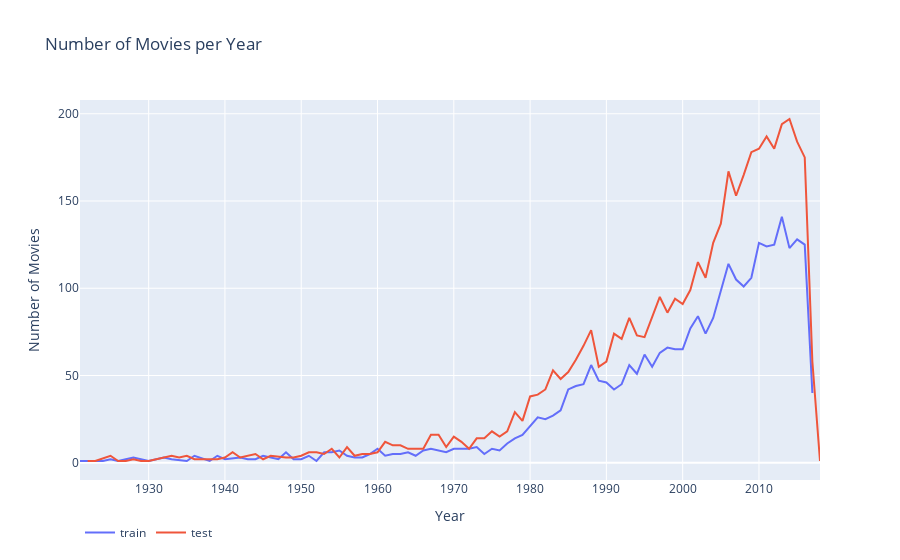

Notebook code cell kept with this figure:
### Code cell
data = [go.Scatter(x = d1.index, y = d1.values, name = 'train'),
       go.Scatter(x = d2.index, y = d2.values, name = 'test' )]

layout = go.Layout(dict(title = 'Number of Movies per Year',
                       xaxis = dict(title = 'Year'),
                       yaxis = dict(title = 'Number of Movies'),
                       ), legend = dict(orientation = 'h')) # set as v for vertical and h for horizontal
py.iplot(dict(data=data, layout = layout))

### Figure 1 — Plotly figure (JSON) as saved in the notebook; plotly's stock layout.template omitted (floating-point values rounded to 4 significant figures)
{"data": [{"name": "train", "type": "scatter", "x": [1921, 1924, 1925, 1926, 1927, 1928, 1930, 1931, 1932, 1933, 1935, 1936, 1938, 1939, 1940, 1942, 1943, 1944, 1945, 1947, 1948, 1949, 1950, 1951, 1952, 1953, 1954, 1955, 1956, 1957, 1958, 1959, 1960, 1961, 1962, 1963, 1964, 1965, 1966, 1967, 1968, 1969, 1970, 1971, 1972, 1973, 1974, 1975, 1976, 1977, 1978, 1979, 1980, 1981, 1982, 1983, 1984, 1985, 1986, 1987, 1988, 1989, 1990, 1991, 1992, 1993, 1994, 1995, 1996, 1997, 1998, 1999, 2000, 2001, 2002, 2003, 2004, 2005, 2006, 2007, 2008, 2009, 2010, 2011, 2012, 2013, 2014, 2015, 2016, 2017], "y": [1, 1, 2, 1, 2, 3, 1, 2, 3, 2, 1, 4, 1, 4, 2, 3, 2, 2, 4, 2, 6, 2, 2, 4, 1, 6, 6, 7, 4, 3, 3, 5, 8, 4, 5, 5, 6, 4, 7, 8, 7, 6, 8, 8, 8, 9, 5, 8, 7, 11, 14, 16, 21, 26, 25, 27, 30, 42, 44, 45, 56, 47, 46, 42, 45, 56, 51, 62, 55, 63, 66, 65, 65, 77, 84, 74, 83, 99, 114, 105, 101, 106, 126, 124, 125, 141, 123, 128, 125, 40]}, {"name": "test", "type": "scatter", "x": [1922, 1923, 1925, 1926, 1927, 1928, 1929, 1930, 1931, 1933, 1934, 1935, 1936, 1937, 1938, 1939, 1940, 1941, 1942, 1944, 1945, 1946, 1948, 1949, 1950, 1951, 1952, 1953, 1954, 1955, 1956, 1957, 1958, 1959, 1960, 1961, 1962, 1963, 1964, 1965, 1966, 1967, 1968, 1969, 1970, 1971, 1972, 1973, 1974, 1975, 1976, 1977, 1978, 1979, 1980, 1981, 1982, 1983, 1984, 1985, 1986, 1987, 1988, 1989, 1990, 1991, 1992, 1993, 1994, 1995, 1996, 1997, 1998, 1999, 2000, 2001, 2002, 2003, 2004, 2005, 2006, 2007, 2008, 2009, 2010, 2011, 2012, 2013, 2014, 2015, 2016, 2017, 2018], "y": [1, 1, 4, 1, 1, 2, 1, 1, 2, 4, 3, 4, 2, 2, 2, 2, 3, 6, 3, 5, 2, 4, 3, 3, 4, 6, 6, 5, 8, 3, 9, 4, 5, 5, 6, 12, 10, 10, 8, 8, 8, 16, 16, 9, 15, 12, 8, 14, 14, 18, 15, 18, 29, 24, 38, 39, 42, 53, 48, 52, 59, 67, 76, 55, 58, 74, 71, 83, 73, 72, 83, 95, 86, 94, 91, 99, 115, 106, 126, 137, 167, 153, 165, 178, 180, 187, 180, 194, 197, 184, 175, 58, 1]}], "layout": {"legend": {"orientation": "h"}, "title": {"text": "Number of Movies per Year"}, "xaxis": {"title": {"text": "Year"}}, "yaxis": {"title": {"text": "Number of Movies"}}}}
